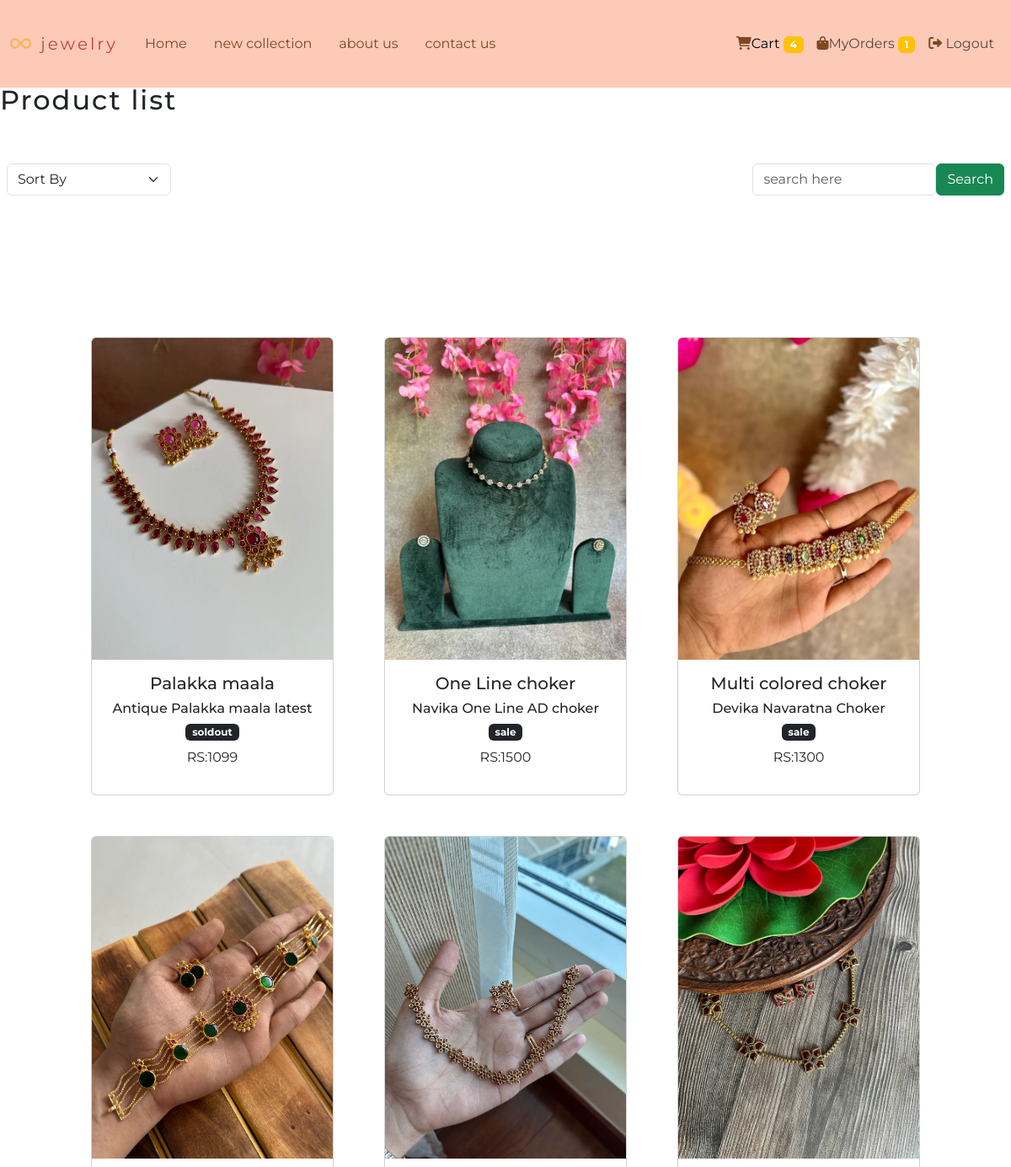
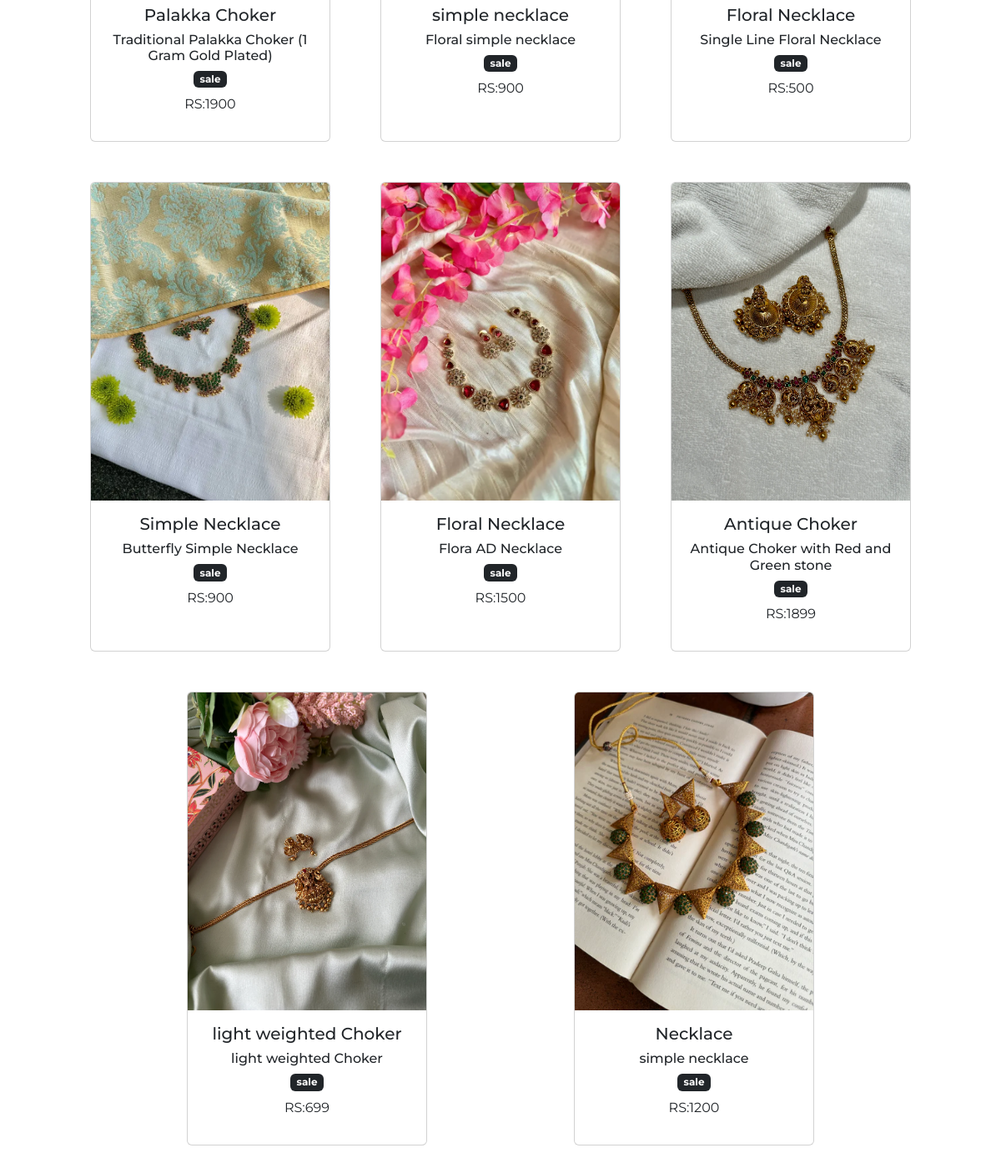
Page /customer/plist/Necklace (signed in) on the committed database (2 pictures, top to bottom).
### account/models.py (models this page shows, shortened)
class Products(models.Model):
    title=models.CharField(max_length=100)
    description=models.CharField(max_length=500)
    price=models.IntegerField()
    image=models.ImageField(upload_to="image")
    datetime=models.DateTimeField(auto_now=True)
    stock_options=(
        ("sale","sale"),
        ("soldout","soldout")
    )
    stock=models.CharField(max_length=100,choices=stock_options,default="sale")
    options=(
        ("Necklace","Necklace"),
        ("Earrings","Earrings"),
        ("Bangles","Bangles"),
        ("Anklets","Anklets"),
    )
    category=models.CharField(max_length=100,choices=options)

### customer/views.py (the view)
# urls.py: path('plist/<str:cat>',ProductListView.as_view(),name='plist'),
@method_decorator(decorator=decorators,name='dispatch')
class ProductListView(ListView):
    template_name = "productlist.html"
    queryset = Products.objects.all()  # Default queryset
    context_object_name = "products"
    def get_context_data(self, **kwargs):
        context = super().get_context_data(**kwargs)
        cat = self.kwargs.get('cat', None)
        context['cat'] = cat  # Ensure 'cat' is passed to the template
        return context
    def get_queryset(self):
        cat = self.kwargs.get('cat', None)
        if cat:
            self.request.session['category'] = cat
        else:
            self.request.session['category'] = None
        queryset = self.queryset
        if cat:
            queryset = queryset.filter(category=cat)
        sort_option = self.request.GET.get('sort', None)
        if sort_option == "price_low_to_high":
            queryset = queryset.order_by('price')  # Sort by price ascending
        elif sort_option == "price_high_to_low":
            queryset = queryset.order_by('-price')  # Sort by price descending
        return queryset

### customer/context_processors.py (called while the page is built)
def item_count(request):
    if request.user.is_authenticated:
        order_count=Order.objects.filter(user=request.user).count()
        cart_count=Cart.objects.filter(user=request.user).count()
        return {"order":order_count,"cart":cart_count}
    else:
        return {"order":0,"cart":0}

### customer/views.py (called while the page is built)
def signin_required(fn):
    def inner(request,*args,**kwargs):
        if request.user.is_authenticated:
            return fn(request,*args,**kwargs)
        else:
            messages.error(request,"Please login First!!")
            return redirect('log')
    return inner

### customer/templates/productlist.html (shortened to what this page needs)
{% extends 'navbar.html' %}
{% block nav %}
<div >
  <h2>Product list</h2>
  <div class="d-flex justify-content-between mb-4 p-2 mt2">
      <form action="{% url 'plist' cat %}" method="get" class="d-flex">
        <select name="sort" class="form-select me-2" onchange="this.form.submit()">
          <option value="">Sort By</option>
        </select>
      </form>
      <form action="{% url 'search' %}" method="post" class="d-flex">
        <input type="search" placeholder="search here" name="searchkey" class="form-control">
        <button class="btn btn-success">Search</button>
      </form>
  </div>
</div>
<div class="d-flex justify-content-evenly flex-wrap p-5">
{% for i in products %}
<div class="card mt-5" style="width: 18rem;">
    <img src="{{i.image.url}}"  class="card-img-top" alt="...">
    <div class="card-body">
      <h5 class="card-title text-center">{{i.title}}</h5>
      <h6 class="card-text text-center">{{i.description}}</h6>
      <h6 class="card-text text-center"><span class="badge bg-dark">{{i.stock}}</span></h6>
      <p class="card-text text-center">RS:{{i.price}}</p>
    </div>
  </div>
{% endfor %}
</div>
{% endblock nav %}

### customer/templates/navbar.html (style rules this page uses)
body { padding-top: 100px; }
* { margin: 0; padding: 0; box-sizing: border-box; }
body { font-family: 'Montserrat', sans-serif; overflow-y: scroll; overflow-x: hidden; }
h1, h2, h3 { letter-spacing: 2px; }
form { padding-top: 40px; padding-bottom: 40px; }

### rows in the picture
Products: image (picture), title "Palakka maala", description "Antique Palakka maala latest", stock "soldout", price "1099"
Products: image (picture), title "One Line choker", description "Navika One Line AD choker", stock "sale", price "1500"
Products: image (picture), title "Multi colored choker", description "Devika Navaratna Choker", stock "sale", price "1300"
Products: image (picture), title "Palakka Choker", description "Traditional Palakka Choker (1 Gram Gold Plated)", stock "sale", price "1900"
Products: image (picture), title "simple necklace", description "Floral simple necklace", stock "sale", price "900"
Products: image (picture), title "Floral Necklace", description "Single Line Floral Necklace", stock "sale", price "500"
Products: image (picture), title "Simple Necklace", description "Butterfly Simple Necklace", stock "sale", price "900"
Products: image (picture), title "Floral Necklace", description "Flora AD Necklace", stock "sale", price "1500"
Products: image (picture), title "Antique Choker", description "Antique Choker with Red and Green stone", stock "sale", price "1899"
Products: image (picture), title "light weighted Choker", description "light weighted Choker", stock "sale", price "699"
Products: image (picture), title "Necklace", description "simple necklace", stock "sale", price "1200"

### other values in the picture
{{ cart }} "4"
{{ order }} "1"
